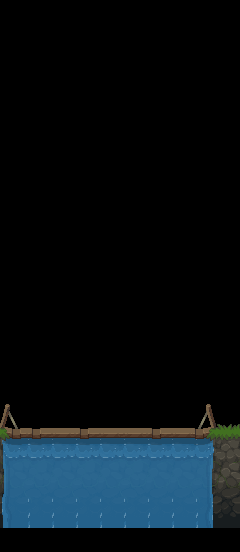

Rendered tile map (Tiled .tmx) drawn with the repository's tilesets; below, a short description and the full map source, tile grids included:
An orthogonal 10x23 tile map with 24x24 px tiles, 3 tile layers (Background, Ground, Decoration), 2 tilesets and 2 objects (2x PickUp).

<map version="1.9" tiledversion="1.9.0" orientation="orthogonal" renderorder="right-down" width="10" height="23" tilewidth="24" tileheight="24" infinite="0" nextlayerid="6" nextobjectid="15">
 <tileset firstgid="1" source="../../Tileset/TileSet.tsx" />
 <tileset firstgid="400" source="../../Tileset/NewTileset.tsx" />
 <layer id="2" name="Background" width="10" height="23">
  <data encoding="csv">
0,0,0,0,0,0,0,0,0,0,
0,0,0,0,0,0,0,0,0,0,
0,0,0,0,0,0,0,0,0,0,
0,0,0,0,0,0,0,0,0,0,
0,0,0,0,0,0,0,0,0,0,
0,0,0,0,0,0,0,0,0,0,
0,0,0,0,0,0,0,0,0,0,
0,0,0,0,0,0,0,0,0,0,
0,0,0,0,0,0,0,0,0,0,
0,0,0,0,0,0,0,0,0,0,
0,0,0,0,0,0,0,0,0,0,
0,0,0,0,0,0,0,0,0,0,
0,0,0,0,0,0,0,0,0,0,
0,0,0,0,0,0,0,0,0,0,
0,0,0,0,0,0,0,0,0,0,
0,0,0,0,0,0,0,0,0,0,
0,0,0,0,0,0,0,0,0,0,
0,0,0,0,0,0,0,0,0,0,
0,0,0,0,0,0,0,0,0,0,
0,0,0,0,0,0,0,0,0,0,
0,0,0,0,0,0,0,0,0,0,
0,0,0,0,0,0,0,0,0,0,
0,0,0,0,0,0,0,0,0,0
</data>
 </layer>
 <layer id="1" name="Ground" width="10" height="23">
  <data encoding="csv">
0,0,0,0,0,0,0,0,0,0,
0,0,0,0,0,0,0,0,0,0,
0,0,0,0,0,0,0,0,0,0,
0,0,0,0,0,0,0,0,0,0,
0,0,0,0,0,0,0,0,0,0,
0,0,0,0,0,0,0,0,0,0,
0,0,0,0,0,0,0,0,0,0,
0,0,0,0,0,0,0,0,0,0,
0,0,0,0,0,0,0,0,0,0,
0,0,0,0,0,0,0,0,0,0,
0,0,0,0,0,0,0,0,0,0,
0,0,0,0,0,0,0,0,0,0,
0,0,0,0,0,0,0,0,0,0,
0,0,0,0,0,0,0,0,0,0,
0,0,0,0,0,0,0,0,0,0,
0,0,0,0,0,0,0,0,0,0,
404,0,0,0,0,0,0,0,407,0,
442,443,444,443,444,444,443,444,445,553,
480,481,482,481,482,482,481,482,483,591,
632,633,634,633,634,633,634,634,635,629,
670,671,672,671,672,671,672,672,673,667,
708,709,710,709,710,709,710,710,711,705,
0,0,0,0,0,0,0,0,0,0
</data>
 </layer>
 <layer id="5" name="Decoration" width="10" height="23">
  <data encoding="csv">
0,0,0,0,0,0,0,0,0,0,
0,0,0,0,0,0,0,0,0,0,
0,0,0,0,0,0,0,0,0,0,
0,0,0,0,0,0,0,0,0,0,
0,0,0,0,0,0,0,0,0,0,
0,0,0,0,0,0,0,0,0,0,
0,0,0,0,0,0,0,0,0,0,
0,0,0,0,0,0,0,0,0,0,
0,0,0,0,0,0,0,0,0,0,
0,0,0,0,0,0,0,0,0,0,
0,0,0,0,0,0,0,0,0,0,
0,0,0,0,0,0,0,0,0,0,
0,0,0,0,0,0,0,0,0,0,
0,0,0,0,0,0,0,0,0,0,
0,0,0,0,0,0,0,0,0,0,
0,0,0,0,0,0,0,0,0,0,
0,0,0,0,0,0,0,0,0,0,
0,0,0,0,0,0,0,0,0,0,
0,0,0,0,0,0,0,0,0,0,
0,0,0,0,0,0,0,0,0,0,
0,0,0,0,0,0,0,0,0,0,
0,0,0,0,0,0,0,0,0,0,
0,0,0,0,0,0,0,0,0,0
</data>
 </layer>
 <objectgroup color="#5500ff" id="3" name="Rock" />
 <objectgroup color="#ffaa00" id="4" name="PickUp">
  <object id="13" name="PickUp" x="108" y="384">
   <point />
  </object>
  <object id="14" name="PickUp" x="24" y="372">
   <point />
  </object>
 </objectgroup>
</map>
